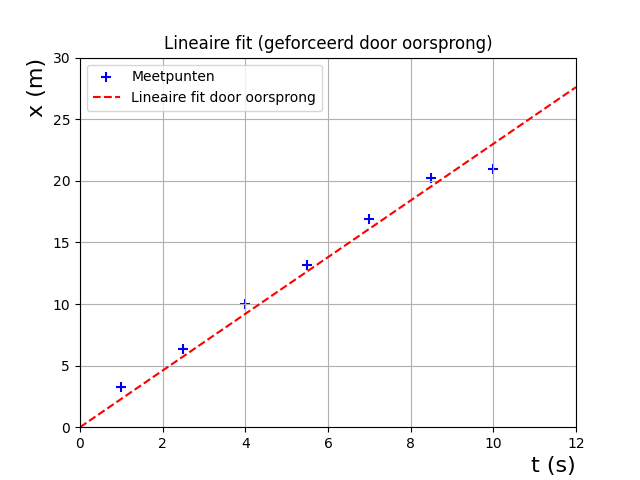

Source code (Python):
# Open this file with jeroenvantilburg.nl/ppg or any python environment
import matplotlib.pyplot as plt # do not modify; required by ppg
import numpy as np

# Parameters
a_true = 2.234
n = 7
x_min, x_max = 1, 10
ruis = 1.5
force_origin = True # Zet op False als je een gewone lineaire fit wilt

# Data genereren
x = np.linspace(x_min, x_max, n)
y_exact = a_true * x
y_meet = y_exact + np.random.uniform(-ruis, ruis, size=n)

# Lineaire fit berekenen (coefficienten)
if force_origin:
  # Alleen helling berekenen: a = (x·y) / (x·x)
  a_fit = np.sum(x * y_meet) / np.sum(x * x)
  coeffs = np.array([a_fit,0])  
else:
  # Gewone lineaire fit met intercept
  coeffs = np.polyfit(x, y_meet, 1)

# Meetpunten plotten
plt.clf()
plt.axis([0, 12, -0, 30]) # x-as van 0 tot 12, y-as van -5 tot 30
plt.scatter(x, y_meet, color="Blue", marker="+", s=60, label='Meetpunten')

# Fit resultaat plotten
fit_fn = np.poly1d(coeffs)
x_fit = np.linspace(plt.axis()[0], plt.axis()[1], 100)
y_fit= fit_fn(x_fit)
plt.plot(x_fit, y_fit, "r--", label='Lineaire fit' + (' door oorsprong' if force_origin else ''))

# Labels, titels, etc.
plt.xlabel('t (s)', loc='right', fontsize=16)
plt.ylabel('x (m)', loc='top', fontsize=16)
plt.title('Lineaire fit ' + ('(geforceerd door oorsprong)' if force_origin else '(met intercept)'))
plt.legend()
plt.grid(True)

plt.show() # last line; do not modify; required by ppg
